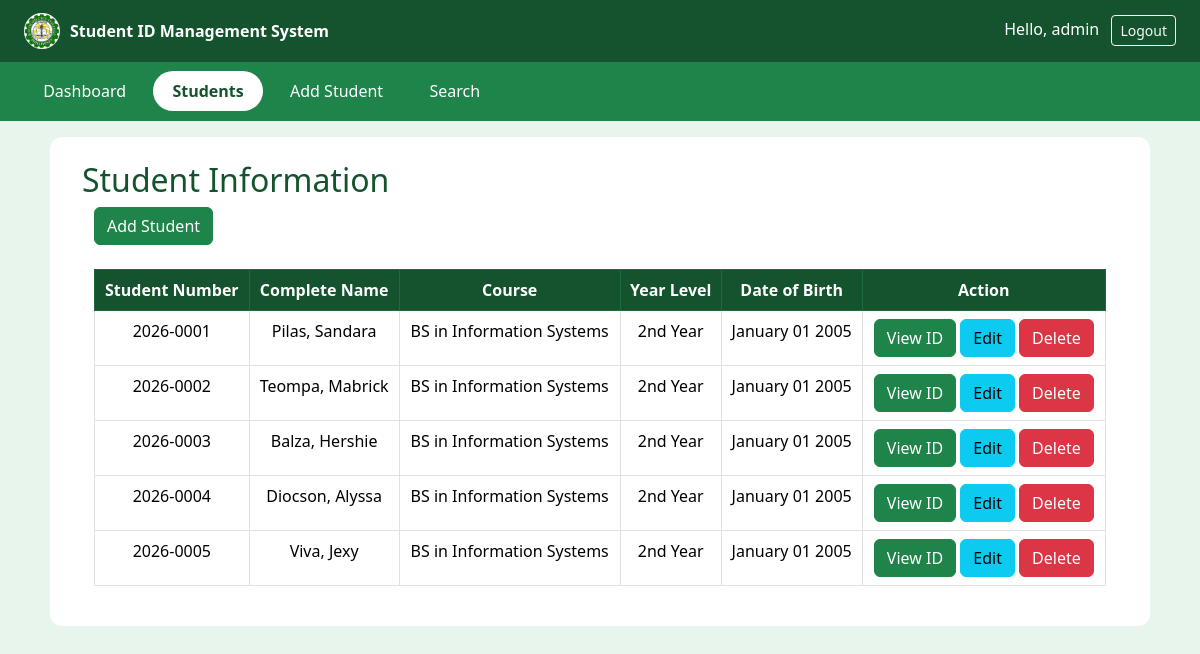
/index.php?page=students (signed in), run on the app's committed database.
### tables this page shows
CREATE TABLE `students` (
  `id` int(11) NOT NULL,
  `student_number` varchar(20) NOT NULL,
  `firstname` varchar(50) NOT NULL,
  `middle_initial` varchar(1) NOT NULL DEFAULT '',
  `lastname` varchar(50) NOT NULL,
  `date_of_birth` date NOT NULL,
  `course` varchar(100) NOT NULL,
  `year_level` varchar(20) NOT NULL
);

### classes/Auth.php (called while the page is built, shortened)
<?php
class Auth
{
    public static function username(): string
    {
        return self::USERNAME;
    }
}

### repositories/DBRepository.php (called while the page is built)
<?php
class DBRepository {
    private static ?PDO $pdo = null;
    protected static function connect(): PDO
    {
        if (self::$pdo === null) {
            try {
                $dsn = 'mysql:host=' . DB_HOST . ';dbname=' . DB_NAME . ';charset=utf8mb4';
                self::$pdo = new PDO($dsn, DB_USER, DB_PASS, [
                    PDO::ATTR_ERRMODE            => PDO::ERRMODE_EXCEPTION,
                    PDO::ATTR_DEFAULT_FETCH_MODE => PDO::FETCH_ASSOC,
                ]);
            } catch (PDOException $e) {
                die('Cannot connect to the database. Is MySQL running in XAMPP? ' . $e->getMessage());
            }
        }
        return self::$pdo;
    }
}

### repositories/StudentRepository.php (called while the page is built, shortened)
<?php
class StudentRepository extends DBRepository implements IStudentRepository
{
    public static function all(): array
    {
        $stmt = self::connect()->query('SELECT * FROM students ORDER BY student_number');
        $result = [];
        foreach ($stmt->fetchAll() as $s) {
            $result[] = Student::fromArray($s);
        }
        return $result;
    }
}

### classes/Student.php (called while the page is built, shortened)
<?php
class Student extends Person
{
    public string $id_number;
    protected string $dob;
    protected string $course;
    protected string $year_level;
    public function __construct(
        string $id_number,
        string $firstname,
        string $lastname,
        string $dob,
        string $course,
        string $year_level,
        string $middle_initial = ''
    ) {
        $this->id_number = $id_number;
        $this->dob = $dob;
        $this->course = $course;
        $this->year_level = $year_level;
    }
    public function getIdNumber(): string
    {
        return $this->id_number;
    }
    public function dateOfBirth(): string
    {
        return date('F d Y', strtotime($this->dob));
    }
    public function getCourse(): string
    {
        return $this->course;
    }
    public function getYearLevel(): string
    {
        return $this->year_level;
    }
    public static function fromArray(array $s): Student
    {
        return new Student(
            $s['student_number'],
            $s['firstname'],
            $s['lastname'],
            $s['date_of_birth'],
            $s['course'],
            $s['year_level'],
            $s['middle_initial']
        );
    }
}

### classes/Person.php (called while the page is built)
<?php
class Person
{
    protected string $firstname;
    protected string $lastname;
    public function __construct(string $firstname, string $lastname)
    {
        $this->firstname = $firstname;
        $this->lastname = $lastname;
    }
    public function completeName(): string {
        return $this->lastname .", ". $this->firstname;
    }
}

### modules/student_display.php (the view, shortened to what this page needs)
<main class="content">
    <h2>Student Information</h2>
    <div class="container">
        <div class="row">
            <div class="col-lg-12">
                <a href="index.php?page=add" class="btn btn-success mb-4">Add Student</a>
                <table class="table table-bordered table-responsive text-center">
                    <thead class="table-dark">
                        <tr>
                            <th>Student Number</th>
                            <th>Complete Name</th>
                            <th>Course</th>
                            <th>Year Level</th>
                            <th>Date of Birth</th>
                            <th>Action</th>
                        </tr>
                    </thead>
                    <tbody>
                    <?php foreach (StudentRepository::all() as $student) : ?>
                        <tr>
                            <td><?php echo $student->getIdNumber(); ?></td>
                            <td><?php echo $student->completeName(); ?></td>
                            <td><?php echo $student->getCourse(); ?></td>
                            <td><?php echo $student->getYearLevel(); ?></td>
                            <td><?php echo $student->dateOfBirth(); ?></td>
                            <td>
                                <a class="btn btn-success" href="index.php?page=idcard&id=<?php echo $student->getIdNumber(); ?>">View ID</a>
                                <a class="btn btn-info" href="index.php?page=edit&id=<?php echo $student->getIdNumber(); ?>">Edit</a>
                                <button class="btn btn-danger">Delete</button>
                            </td>
                        </tr>
                    <?php endforeach; ?>
                    </tbody>
                </table>
            </div>
        </div>
    </div>
</main>

### index.php (shortened to what this page needs)
<?php include 'classes/Auth.php'; ?>
<?php include 'classes/Page.php'; ?>
<?php include 'classes/Person.php'; ?>
<?php include 'classes/Student.php'; ?>
<?php include 'repositories/DBRepository.php'; ?>
<?php include 'repositories/StudentRepository.php'; ?>
<!DOCTYPE html>
<html lang="en">
<?php include 'components/head.php'; ?>
<body>
    <?php include 'components/navbar.php'; ?>
    <div class="layout">
        <?php include 'components/sidebar.php'; ?>
        <?php Page::display($_GET['page'] ?? "dashboard"); ?>
    </div>
</body>
</html>

### components/head.php (shortened to what this page needs)
<head>
    <link href="https://cdn.jsdelivr.net/npm/bootstrap@5.3.3/dist/css/bootstrap.min.css" rel="stylesheet">
    <link rel="stylesheet" href="style.css">
</head>

### components/navbar.php
<div class="topbar">
    <span class="brand">
        <img src="images/bcc-logo.png" alt="BCC logo" class="topbar-logo" onerror="this.style.display='none'">
        Student ID Management System
    </span>
    <span>
        Hello, <?php echo Auth::username(); ?>
        <a href="logout.php" class="btn btn-outline-light btn-sm ms-2">Logout</a>
    </span>
</div>

### components/sidebar.php
<?php $current = $_GET['page'] ?? 'dashboard'; ?>
<div class="sidebar">
    <a href="index.php?page=dashboard" class="<?php echo $current === 'dashboard' ? 'active' : ''; ?>">Dashboard</a>
    <a href="index.php?page=students" class="<?php echo in_array($current, ['students', 'idcard', 'edit']) ? 'active' : ''; ?>">Students</a>
    <a href="index.php?page=add" class="<?php echo $current === 'add' ? 'active' : ''; ?>">Add Student</a>
    <a href="index.php?page=search" class="<?php echo $current === 'search' ? 'active' : ''; ?>">Search</a>
</div>

### classes/Page.php (shortened to what this page needs)
<?php
class Page
{
    public static function display(string $page)
    {
        switch ($page) {
            case 'students':
                include 'modules/student_display.php';
                break;
        }
    }
}

### style.css (style rules this page uses)
:root { --green-dark: #14532d; --green: #1e8449; --green-light: #e8f5ec; --text: #1f2937; }
body { font-family: "Segoe UI", Arial, sans-serif; color: var(--text); background: var(--green-light); }
.btn-success { --bs-btn-bg: var(--green); --bs-btn-border-color: var(--green); --bs-btn-hover-bg: var(--green-dark); --bs-btn-hover-border-color: var(--green-dark); --bs-btn-active-bg: var(--green-dark); --bs-btn-active-border-color: var(--green-dark); }
.table-dark { --bs-table-bg: var(--green-dark); --bs-table-border-color: #1f6b3c; }
.topbar { display: flex; justify-content: space-between; align-items: center; background: var(--green-dark); color: #fff; padding: 0.8rem 1.5rem; }
.topbar .brand { font-weight: 600; display: flex; align-items: center; gap: 10px; }
.topbar-logo { width: 36px; height: 36px; border-radius: 50%; background: #fff; }
.layout { display: flex; flex-direction: column; }
.sidebar { display: flex; flex-wrap: wrap; gap: 0.5rem; background: var(--green); padding: 0.6rem 1.5rem; }
.sidebar a { color: #fff; padding: 0.5rem 1.2rem; border-radius: 999px; text-decoration: none; transition: background 0.2s, color 0.2s; }
.sidebar a.active { background: #fff; color: var(--green-dark); font-weight: 600; }
.content { width: calc(100% - 2rem); max-width: 1100px; margin: 1rem auto; padding: 1.5rem 2rem; background: #fff; border-radius: 12px; }
.content h2 { color: var(--green-dark); margin-top: 0; }

### data on the page
students: student_number "2026-0001", $student->completeName() "Pilas, Sandara", course "BS in Information Systems", year_level "2nd Year", date_of_birth "January 01 2005"
students: student_number "2026-0002", $student->completeName() "Teompa, Mabrick", course "BS in Information Systems", year_level "2nd Year", date_of_birth "January 01 2005"
students: student_number "2026-0003", $student->completeName() "Balza, Hershie", course "BS in Information Systems", year_level "2nd Year", date_of_birth "January 01 2005"
students: student_number "2026-0004", $student->completeName() "Diocson, Alyssa", course "BS in Information Systems", year_level "2nd Year", date_of_birth "January 01 2005"
students: student_number "2026-0005", $student->completeName() "Viva, Jexy", course "BS in Information Systems", year_level "2nd Year", date_of_birth "January 01 2005"

### other printed values
Auth::username() "admin"
